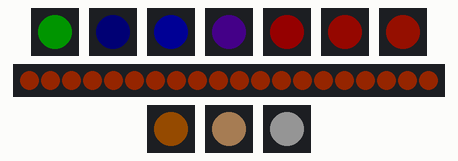
Simulated run of this sketch. Board: ESP32-S2. On the bench: 10 × 1 RGB LEDs in strip order, left to right, 20 RGB LEDs in strip order, left to right. Dim RGB values are drawn brighter than linear; what the sketch prints to the serial monitor is not drawn.

Above: at 0.1 s.
At 0.6 s:
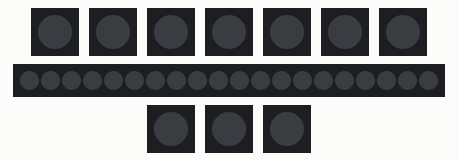
Timing chart, 0 to 130.0 s (numbered marks = the images above):
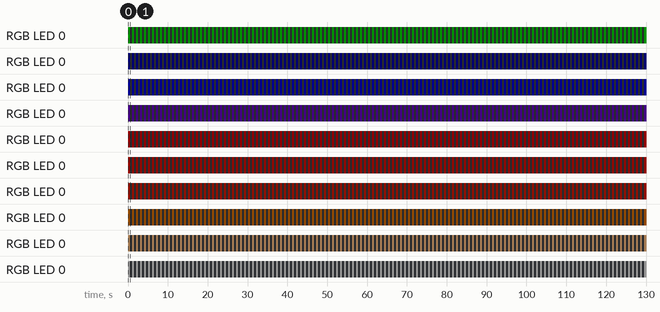

Measured:
- by itself, RGB LED 0: alternates RGB(0, 20, 0) for 0.50 s and off for 0.50 s
- by itself, RGB LED 0: alternates RGB(0, 0, 1) for 0.50 s and off for 0.50 s
- by itself, RGB LED 0: alternates RGB(0, 0, 20) for 0.50 s and off for 0.50 s
- by itself, RGB LED 0: alternates RGB(5, 0, 10) for 0.50 s and off for 0.50 s
- by itself, RGB LED 0: alternates RGB(20, 0, 0) for 0.50 s and off for 0.50 s
- by itself, RGB LED 0: alternates RGB(20, 1, 0) for 0.50 s and off for 0.50 s
- by itself, RGB LED 0: alternates RGB(20, 2, 0) for 0.50 s and off for 0.50 s
- by itself, RGB LED 0: alternates RGB(20, 10, 0) for 0.50 s and off for 0.50 s

The sketch:

singlePixel-qt-py-esp32-s2.ino
```cpp
#include <Adafruit_NeoPixel.h>

// How many internal neopixels do we have? some boards have more than one!
#define NUMPIXELS        1

Adafruit_NeoPixel out18(NUMPIXELS, 18, NEO_GRBW + NEO_KHZ800);
Adafruit_NeoPixel out17(NUMPIXELS, 17, NEO_GRBW + NEO_KHZ800);
Adafruit_NeoPixel out9(NUMPIXELS, 9, NEO_GRBW + NEO_KHZ800);
Adafruit_NeoPixel out8(NUMPIXELS, 8, NEO_GRBW + NEO_KHZ800);
Adafruit_NeoPixel out7(NUMPIXELS, 7, NEO_GRBW + NEO_KHZ800);
Adafruit_NeoPixel out6(NUMPIXELS, 6, NEO_GRBW + NEO_KHZ800);
Adafruit_NeoPixel out5(NUMPIXELS, 5, NEO_GRBW + NEO_KHZ800);
Adafruit_NeoPixel out35(20, 35, NEO_GRBW + NEO_KHZ800);
Adafruit_NeoPixel out37(NUMPIXELS, 37, NEO_GRBW + NEO_KHZ800);
Adafruit_NeoPixel out36(NUMPIXELS, 36, NEO_GRBW + NEO_KHZ800);
Adafruit_NeoPixel out16(NUMPIXELS, 16, NEO_GRBW + NEO_KHZ800);

    const uint32_t Pink = Adafruit_NeoPixel::Color(255, 128, 0, 0); //330

    const uint32_t Green = Adafruit_NeoPixel::Color(0, 255, 0, 0); //120,100,100
    const uint32_t Magenta = Adafruit_NeoPixel::Color(255, 0, 255, 0); //300,100,100
    const uint32_t Violet = Adafruit_NeoPixel::Color(128, 0, 255, 0); //270,100,100
    const uint32_t BrightWhite = Adafruit_NeoPixel::Color(255, 255, 255, 0); // 0,0,100
    const uint32_t Chartreuse = Adafruit_NeoPixel::Color(128, 255, 0, 0); //90
    const uint32_t LightBlue = Adafruit_NeoPixel::Color(0, 128, 255, 0); //210
    const uint32_t Cyan = Adafruit_NeoPixel::Color(0, 255, 255, 0);//180
    const uint32_t SpringGreen = Adafruit_NeoPixel::Color(0, 255, 32, 0);//128
    const uint32_t DarkPink = Adafruit_NeoPixel::Color(255, 0, 64, 0);

    const uint32_t LateNight = Adafruit_NeoPixel::Color(0, 0, 16, 0);//120,100,6.3
    const uint32_t Blue = Adafruit_NeoPixel::Color(0, 0, 255, 0); //240
    const uint32_t PreDawnViolet = Adafruit_NeoPixel::Color(64, 0, 128, 0); //270,100,50.2
    const uint32_t Red = Adafruit_NeoPixel::Color(255, 0, 0, 0); //0,100,100
    const uint32_t RedOrange = Adafruit_NeoPixel::Color(255, 16, 0, 0); //4
    const uint32_t Orange = Adafruit_NeoPixel::Color(255, 32, 0, 0); //8
    const uint32_t LightOrange = Adafruit_NeoPixel::Color(255, 64, 0, 0); //15
    const uint32_t Yellow = Adafruit_NeoPixel::Color(255, 128, 0, 0); //30
    const uint32_t Daylight = Adafruit_NeoPixel::Color(255, 128, 0, 255);
    const uint32_t WarmWhite = Adafruit_NeoPixel::Color(0, 0, 0, 255);
    const uint32_t OFF = Adafruit_NeoPixel::Color(0, 0, 0, 0);

// the setup routine runs once when you press reset:
void setup() {
  Serial.begin(115200);

#if defined(NEOPIXEL_POWER)
  // If this board has a power control pin, we must set it to output and high
  // in order to enable the NeoPixels. We put this in an #if defined so it can
  // be reused for other boards without compilation errors
  pinMode(NEOPIXEL_POWER, OUTPUT);
  digitalWrite(NEOPIXEL_POWER, HIGH);
#endif

  out18.begin();
  out18.setBrightness(20);
  out17.begin();
  out17.setBrightness(20);
  out9.begin();
  out9.setBrightness(20);
  out8.begin();
  out8.setBrightness(20);
  out7.begin();
  out7.setBrightness(20);
  out6.begin();
  out6.setBrightness(20);
  out5.begin();
  out5.setBrightness(20);
  out35.begin();
  out35.setBrightness(20);
  out37.begin();
  out37.setBrightness(20);
  out36.begin();
  out36.setBrightness(20);
  out16.begin();
  out16.setBrightness(20);

}

// the loop routine runs over and over again forever:
void loop() {
  // say hi
  Serial.println("Hello!");

  // set color to red
  out18.fill(Green);
  out18.show();
  out17.fill(LateNight);
  out17.show();
  out9.fill(Blue);
  out9.show();
  out8.fill(PreDawnViolet);
  out8.show();
  out7.fill(Red);
  out7.show();
  out6.fill(RedOrange);
  out6.show();
  out5.fill(Orange);
  out5.show();
  out35.fill(LightOrange);
  out35.show();
  out37.fill(Yellow);
  out37.show();
  out36.fill(Daylight);
  out36.show();
  out16.fill(WarmWhite);
  out16.show();
  delay(500); // wait half a second

  // turn off
  out18.fill(OFF);
  out18.show();
  out17.fill(OFF);
  out17.show();
  out9.fill(OFF);
  out9.show();
  out8.fill(OFF);
  out8.show();
  out7.fill(OFF);
  out7.show();
  out6.fill(OFF);
  out6.show();
  out5.fill(OFF);
  out5.show();
  out35.fill(OFF);
  out35.show();
  out37.fill(OFF);
  out37.show();
  out36.fill(OFF);
  out36.show();
  out16.fill(OFF);
  out16.show();
  delay(500); // wait half a second
}
```
